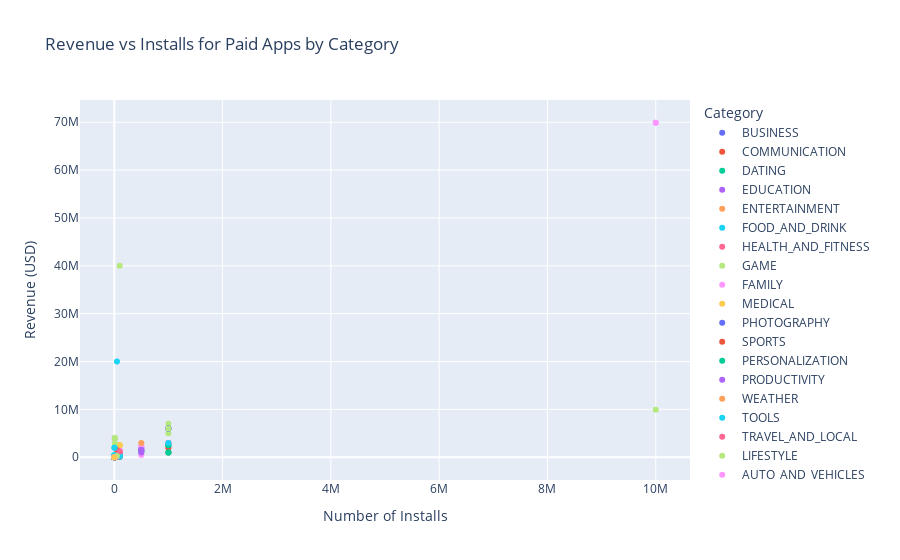

Source (notebook cell):
### Code cell
fig.show()

### Figure 1 — Plotly figure (JSON) as saved in the notebook; plotly's stock layout.template omitted (floating-point values rounded to 4 significant figures; data arrays with more than 128 entries replaced by an {"elided": "..."} marker saying what was removed)
{"data": [{"customdata": [["TurboScan: scan documents and receipts in PDF", 4.99], ["Tiny Scanner Pro: PDF Doc Scan", 4.99], ["TurboScan: scan documents and receipts in PDF", 4.99], ["Tiny Scanner Pro: PDF Doc Scan", 4.99], ["AW Toolbox", 19.9], ["Bk Bee Sales Manager", 0.99], ["SkyTest BU/GU Lite", 17.99], ["BZ Reminder PRO", 3.99], ["CM FILE MANAGER Pro", 2.99], ["Super Resume Builder Pro, CV", 4.99], ["DG Surveyor", 8.99], ["The DG Buddy", 2.49], ["DS Helpdesk Plus", 12.99], ["Lean EQ", 89.99]], "hovertemplate": "Category=BUSINESS<br>Number of Installs=%{x}<br>Revenue (USD)=%{y}<br>App=%{customdata[0]}<br>Price=%{customdata[1]}<extra></extra>", "legendgroup": "BUSINESS", "marker": {"color": "#636efa", "symbol": "circle"}, "mode": "markers", "name": "BUSINESS", "orientation": "v", "showlegend": true, "type": "scatter", "x": [100000, 100000, 100000, 100000, 100, 5, 500, 1000, 10000, 1000, 50, 10, 100, 10], "xaxis": "x", "y": [499000.0, 499000.0, 499000.0, 499000.0, 1990.0, 4.95, 8995.0, 3990.0, 29900.0, 4990.0, 449.5, 24.9, 1299.0, 899.9], "yaxis": "y"}, {"customdata": [["Puffin Browser Pro", 3.99], ["Deaf - Hearing chat device H", 3.99], ["J Alvarej Moji", 1.99], ["K-@ Mail Pro - Email App", 4.99], ["pretty Easy privacy p≡p", 0.99], ["Z PIVOT", 19.99], ["AG Contacts, Premium edition", 4.99], ["Threema", 2.99], ["FREE CHATS C.L.", 0.99], ["10 WPM Amateur ham radio CW Morse code trainer", 1.49], ["CV-RECORD Pro", 0.99], ["2 Amateur ham radio CW Morse code practice keys TX", 1.49], ["CW Beacon for Ham Radio", 1.49], ["Morse Decoder for Ham Radio", 4.99], ["CW Studio ®", 0.99], ["20WPM Amateur ham radio Koch CW Morse code trainer", 1.49], ["Morse Trainer for Ham Radio", 2.99], ["Morse Machine for Ham Radio", 0.99], ["CW Ringtone (Morse Code generator)", 2.49], ["Koch Morse Trainer Pro", 2.49], ["iCluster - The DX-Cluster database", 0.99], ["WiFi Tether Router", 2.9], ["Remote EX for NISSAN", 1.49], ["ExDialer PRO Key", 3.99], ["Smart Wi-Fi Hotspot PRO", 2.99], ["Portable Wi-Fi hotspot Premium", 0.99], ["Talkie Pro - Wi-Fi Calling, Chats, File Sharing", 2.99]], "hovertemplate": "Category=COMMUNICATION<br>Number of Installs=%{x}<br>Revenue (USD)=%{y}<br>App=%{customdata[0]}<br>Price=%{customdata[1]}<extra></extra>", "legendgroup": "COMMUNICATION", "marker": {"color": "#EF553B", "symbol": "circle"}, "mode": "markers", "name": "COMMUNICATION", "orientation": "v", "showlegend": true, "type": "scatter", "x": [100000, 500, 10, 10000, 500, 10, 500, 1000000, 10, 100, 1000, 100, 100, 5000, 100, 100, 10000, 5000, 10, 1000, 10, 100000, 5000, 100000, 10000, 10000, 1000], "xaxis": "x", "y": [399000.0, 1995.0, 19.9, 49900.0, 495.0, 199.9, 2495.0, 2990000.0, 9.9, 149.0, 990.0, 149.0, 149.0, 24950.0, 99.0, 149.0, 29900.0, 4950.0, 24.9, 2490.0, 9.9, 290000.0, 7450.0, 399000.0, 29900.0, 9900.0, 2990.0], "yaxis": "y"}, {"customdata": [["Moco+ - Chat, Meet People", 3.99], ["Calculator", 6.99], ["Truth or Dare Pro", 1.49], ["Private Dating, Hide App- Blue for PrivacyHider", 2.99], ["Ad Blocker for SayHi", 3.99], ["AMBW Dating App: Asian Men Black Women Interracial", 7.99], ["Moco+ - Chat, Meet People", 3.99]], "hovertemplate": "Category=DATING<br>Number of Installs=%{x}<br>Revenue (USD)=%{y}<br>App=%{customdata[0]}<br>Price=%{customdata[1]}<extra></extra>", "legendgroup": "DATING", "marker": {"color": "#00cc96", "symbol": "circle"}, "mode": "markers", "name": "DATING", "orientation": "v", "showlegend": true, "type": "scatter", "x": [10000, 1000, 50, 100, 100, 100, 10000], "xaxis": "x", "y": [39900.0, 6990.0, 74.5, 299.0, 399.0, 799.0, 39900.0], "yaxis": "y"}, {"customdata": [["Sago Mini Hat Maker", 3.99], ["Fuzzy Numbers: Pre-K Number Foundation", 5.99], ["Toca Life: City", 3.99], ["Toca Life: Hospital", 3.99]], "hovertemplate": "Category=EDUCATION<br>Number of Installs=%{x}<br>Revenue (USD)=%{y}<br>App=%{customdata[0]}<br>Price=%{customdata[1]}<extra></extra>", "legendgroup": "EDUCATION", "marker": {"color": "#ab63fa", "symbol": "circle"}, "mode": "markers", "name": "EDUCATION", "orientation": "v", "showlegend": true, "type": "scatter", "x": [1000, 1000, 500000, 100000], "xaxis": "x", "y": [3990.0, 5990.0, 1995000.0, 399000.0], "yaxis": "y"}, {"customdata": [["My Talking Pet", 4.99], ["Meme Generator", 2.99]], "hovertemplate": "Category=ENTERTAINMENT<br>Number of Installs=%{x}<br>Revenue (USD)=%{y}<br>App=%{customdata[0]}<br>Price=%{customdata[1]}<extra></extra>", "legendgroup": "ENTERTAINMENT", "marker": {"color": "#FFA15A", "symbol": "circle"}, "mode": "markers", "name": "ENTERTAINMENT", "orientation": "v", "showlegend": true, "type": "scatter", "x": [100000, 100000], "xaxis": "x", "y": [499000.0, 299000.0], "yaxis": "y"}, {"customdata": [["My CookBook Pro (Ad Free)", 3.49], ["Paprika Recipe Manager", 4.99]], "hovertemplate": "Category=FOOD_AND_DRINK<br>Number of Installs=%{x}<br>Revenue (USD)=%{y}<br>App=%{customdata[0]}<br>Price=%{customdata[1]}<extra></extra>", "legendgroup": "FOOD_AND_DRINK", "marker": {"color": "#19d3f3", "symbol": "circle"}, "mode": "markers", "name": "FOOD_AND_DRINK", "orientation": "v", "showlegend": true, "type": "scatter", "x": [10000, 50000], "xaxis": "x", "y": [34900.0, 249500.0], "yaxis": "y"}, {"customdata": [["Pocket Yoga", 2.99], ["Meditation Studio", 3.99], ["Relax Melodies P: Sleep Sounds", 2.99], ["Pocket Yoga", 2.99], ["Daily Ab Workout", 1.99], ["cronometer (ad free)", 2.99], ["Lullaby Add-on for Sleep as Android", 1.99], ["Be Stronger", 1.99], ["Monitor My BP", 5.99], ["All-night drugstore CI & Price", 0.99], ["Tools & Mi Band", 3.49], ["Dr. McDougall Mobile Cookbook", 4.99], ["Vital Tones EI Pro", 9.99], ["The EO Bar", 6.99], ["EO Guide", 4.99], ["Fast Tract Diet", 7.99]], "hovertemplate": "Category=HEALTH_AND_FITNESS<br>Number of Installs=%{x}<br>Revenue (USD)=%{y}<br>App=%{customdata[0]}<br>Price=%{customdata[1]}<extra></extra>", "legendgroup": "HEALTH_AND_FITNESS", "marker": {"color": "#FF6692", "symbol": "circle"}, "mode": "markers", "name": "HEALTH_AND_FITNESS", "orientation": "v", "showlegend": true, "type": "scatter", "x": [100000, 10000, 100000, 100000, 50000, 50000, 50000, 1000, 50, 10, 100000, 1000, 50, 10000, 1000, 1000], "xaxis": "x", "y": [299000.0, 39900.0, 299000.0, 299000.0, 99500.0, 149500.0, 99500.0, 1990.0, 299.5, 9.9, 349000.0, 4990.0, 499.5, 69900.0, 4990.0, 7990.0], "yaxis": "y"}, {"customdata": {"elided": "83x2 mixed values"}, "hovertemplate": "Category=GAME<br>Number of Installs=%{x}<br>Revenue (USD)=%{y}<br>App=%{customdata[0]}<br>Price=%{customdata[1]}<extra></extra>", "legendgroup": "GAME", "marker": {"color": "#B6E880", "symbol": "circle"}, "mode": "markers", "name": "GAME", "orientation": "v", "showlegend": true, "type": "scatter", "x": [100000, 100000, 100000, 100000, 100000, 100000, 100000, 100000, 100000, 100, 1000, 500, 10000000, 10000, 1, 1000, 10000, 1000, 1000, 5000, 10000, 100, 50000, 100000, 100000, 10000, 1000, 50000, 1000000, 500000, 1000, 100000, 50000, 10000, 1000, 1000000, 100000, 100000, 100000, 1, 1, 1000, 50000, 10000, 1, 500, 100, 10000, 5000, 1000, 100000, 100, 1000, 10000, 1000000, 100, 10, 50000, 10000, 1000, 100, 100000, 100, 1000000, 100000, 10000, 10000, 50, 1000000, 1000000, 1000000, 1000, 1000, 100000, 5000, 100000, 100000, 100, 100, 100000, 1000000, 1, 10000], "xaxis": "x", "y": [299000.0, 199000.0, 499000.0, 499000.0, 499000.0, 599000.0, 699000.0, 999000.0, 499000.0, 99.0, 1990.0, 495.0, 9900000.0, 179900.0, 0.99, 4990.0, 9900.0, 990.0, 2490.0, 9950.0, 49900.0, 99.0, 99500.0, 199000.0, 499000.0, 49900.0, 1610.0, 49500.0, 990000.0, 995000.0, 3990.0, 99000.0, 99500.0, 49900.0, 990.0, 2990000.0, 299000.0, 299000.0, 299000.0, 0.99, 1.49, 990.0, 249500.0, 79900.0, 0.99, 2245.0, 1400.0, 19900.0, 34950.0, 6990.0, 299000.0, 199.0, 3490.0, 49900.0, 6990000.0, 99.0, 9.9, 249500.0, 29900.0, 990.0, 449.0, 199000.0, 499.0, 4990000.0, 299000.0, 39900.0, 29900.0, 99.5, 990000.0, 990000.0, 990000.0, 990.0, 1990.0, 299000.0, 4950.0, 399000.0, 299000.0, 99.0, 199.0, 299000.0, 990000.0, 0.99, 169900.0], "yaxis": "y"}, {"customdata": {"elided": "189x2 mixed values"}, "hovertemplate": "Category=FAMILY<br>Number of Installs=%{x}<br>Revenue (USD)=%{y}<br>App=%{customdata[0]}<br>Price=%{customdata[1]}<extra></extra>", "legendgroup": "FAMILY", "marker": {"color": "#FF97FF", "symbol": "circle"}, "mode": "markers", "name": "FAMILY", "orientation": "v", "showlegend": true, "type": "scatter", "x": {"elided": "189 int values"}, "xaxis": "x", "y": {"elided": "189 float values"}, "yaxis": "y"}, {"customdata": {"elided": "108x2 mixed values"}, "hovertemplate": "Category=MEDICAL<br>Number of Installs=%{x}<br>Revenue (USD)=%{y}<br>App=%{customdata[0]}<br>Price=%{customdata[1]}<extra></extra>", "legendgroup": "MEDICAL", "marker": {"color": "#FECB52", "symbol": "circle"}, "mode": "markers", "name": "MEDICAL", "orientation": "v", "showlegend": true, "type": "scatter", "x": [100000, 10000, 10000, 10000, 10000, 10000, 5000, 5000, 100000, 50000, 1000, 10000, 50000, 1000, 1000, 10000, 1000, 1000, 1000, 100, 5000, 5000, 500, 1000, 10000, 1000, 100, 1000, 500, 5000, 1000, 500, 1000, 5000, 10000, 1000, 10000, 100, 1000, 5000, 10000, 1000, 1000, 100, 50000, 1000, 1000, 5000, 5000, 1000, 10000, 50, 1000, 10000, 1000, 1000, 500, 500, 1000, 5000, 1000, 100000, 100000, 10000, 10000, 1000, 50000, 1000, 1000, 1000, 10000, 10000, 10000, 5000, 1000, 1000, 1000, 10000, 100, 100, 5000, 10000, 100, 1000, 1, 50, 10, 1, 10000, 100, 100, 1000, 500, 10000, 1000, 1000, 1, 10, 10, 100, 1000, 50, 100, 100, 500, 100000, 100, 50], "xaxis": "x", "y": [900000.0, 9900.0, 54900.0, 99900.0, 69900.0, 100000.0, 19950.0, 29950.0, 2499000.0, 599500.0, 79990.0, 119900.0, 149500.0, 16990.0, 3990.0, 29900.0, 9990.0, 3990.0, 14990.0, 299.0, 19950.0, 14950.0, 500.0, 29990.0, 29900.0, 2990.0, 1299.0, 4990.0, 1495.0, 74950.0, 5990.0, 1745.0, 990.0, 12450.0, 249900.0, 10990.0, 19900.0, 2499.0, 4990.0, 19950.0, 29900.0, 7490.0, 1500.0, 299.0, 199500.0, 1990.0, 9990.0, 19950.0, 19950.0, 3990.0, 79900.0, 749.5, 9990.0, 39900.0, 19990.0, 29990.0, 7995.0, 495.0, 33990.0, 4950.0, 79990.0, 900000.0, 2499000.0, 99900.0, 100000.0, 16990.0, 599500.0, 29990.0, 14990.0, 74990.0, 119900.0, 69900.0, 54900.0, 74950.0, 9990.0, 33990.0, 29990.0, 249900.0, 1299.0, 3999.0, 29950.0, 29900.0, 2499.0, 19990.0, 2.99, 49.5, 59.9, 0.99, 39900.0, 599.0, 500.0, 2990.0, 2995.0, 9900.0, 990.0, 5490.0, 3.99, 29.9, 9.9, 999.0, 15460.0, 49.5, 999.0, 699.0, 1995.0, 2499000.0, 99.0, 49.5], "yaxis": "y"}, {"customdata": [["Facetune - For Free", 5.99], ["Lapse It • Time Lapse • Pro", 2.99], ["Facetune - For Free", 5.99], ["Camera FV-5", 3.95], ["Facetune - For Free", 5.99], ["F-Stop Gallery Pro", 4.99], ["F Length Sim (no Ads)", 2], ["Arto: f.infrared photo", 1.49], ["Pocket AC", 9.99], ["NewTek NDI", 19.99], ["AI Draw | Art Filter for Selfie", 2.99], ["Ai-Ball AV Recorder", 2.99], ["BeFunky Photo Editor Pro", 1.99], ["BL 1-Click Camera", 3.99], ["Camera FV-5", 3.95], ["BlackCam Pro - B&W Camera", 1.49], ["LC-DB", 3.49], ["Guide to Nikon Df", 29.99], ["Cameringo+ Filters Camera", 2.99], ["LightMeter (noAds)", 1.99], ["PhotoFrame for Synology DS", 4.99], ["EF Lens Simulator", 9.99]], "hovertemplate": "Category=PHOTOGRAPHY<br>Number of Installs=%{x}<br>Revenue (USD)=%{y}<br>App=%{customdata[0]}<br>Price=%{customdata[1]}<extra></extra>", "legendgroup": "PHOTOGRAPHY", "marker": {"color": "#636efa", "symbol": "circle"}, "mode": "markers", "name": "PHOTOGRAPHY", "orientation": "v", "showlegend": true, "type": "scatter", "x": [1000000, 100000, 1000000, 100000, 1000000, 10000, 10, 500, 1000, 1000, 1000, 5000, 50000, 100, 100000, 100000, 10, 10, 500000, 10000, 10, 100], "xaxis": "x", "y": [5990000.0, 299000.0, 5990000.0, 395000.0, 5990000.0, 49900.0, 20.0, 745.0, 9990.0, 19990.0, 2990.0, 14950.0, 99500.0, 399.0, 395000.0, 149000.0, 34.9, 299.9, 1495000.0, 19900.0, 49.9, 999.0], "yaxis": "y"}, {"customdata": [["Golfshot Plus: Golf GPS", 29.99], ["G-Force Driving Assistant", 3.88], ["O'Route Orienteering", 3.02], ["Mike V: Skateboard Party PRO", 3.99], ["True Skate", 1.99], ["Hunt Buddy BC", 2.99], ["iHunter BC", 4.49], ["iFish BC", 3.99], ["Basket Manager 2018 Pro", 2.99], ["Basket Manager 2016 Pro", 0.99], ["Basket Manager 2017 Pro", 0.99], ["BT Speed", 4.8], ["Dive-Store.ch", 1.99], ["Jetting for Honda CR dirt bike", 3.49], ["Absolute RC Heli Simulator", 4.99], ["Fodbold DK Pro", 2.99], ["Basketball Dynasty Manager 16", 1.99], ["PORTABLE SOCCER DX", 1], ["Active Soccer 2 DX", 2.99], ["LocaToWeb - Live GPS tracking", 2.49], ["FL SW Fishing Regulations", 1.99], ["FL Racing Manager 2015 Pro", 0.99], ["FL Racing Manager 2018 Pro", 1.99], ["Football Manager Mobile 2018", 8.99]], "hovertemplate": "Category=SPORTS<br>Number of Installs=%{x}<br>Revenue (USD)=%{y}<br>App=%{customdata[0]}<br>Price=%{customdata[1]}<extra></extra>", "legendgroup": "SPORTS", "marker": {"color": "#EF553B", "symbol": "circle"}, "mode": "markers", "name": "SPORTS", "orientation": "v", "showlegend": true, "type": "scatter", "x": [50000, 100, 100, 50000, 1000000, 5000, 1000, 1000, 1000, 1000, 1000, 10, 5, 100, 10000, 1000, 5000, 5000, 500, 1000, 1000, 5000, 5000, 100000], "xaxis": "x", "y": [1500000.0, 388.0, 302.0, 199500.0, 1990000.0, 14950.0, 4490.0, 3990.0, 2990.0, 990.0, 990.0, 48.0, 9.95, 349.0, 49900.0, 2990.0, 9950.0, 5000.0, 1495.0, 2490.0, 1990.0, 4950.0, 9950.0, 899000.0], "yaxis": "y"}, {"customdata": {"elided": "82x2 mixed values"}, "hovertemplate": "Category=PERSONALIZATION<br>Number of Installs=%{x}<br>Revenue (USD)=%{y}<br>App=%{customdata[0]}<br>Price=%{customdata[1]}<extra></extra>", "legendgroup": "PERSONALIZATION", "marker": {"color": "#00cc96", "symbol": "circle"}, "mode": "markers", "name": "PERSONALIZATION", "orientation": "v", "showlegend": true, "type": "scatter", "x": [1000000, 1000000, 10000, 10000, 100000, 100, 5000, 1000, 10000, 10000, 100000, 10, 1000, 5000, 500, 500, 100000, 1000, 10000, 5000, 100, 5, 100, 1000, 100, 10, 500, 1, 100, 10, 100, 100, 1, 100, 5000, 100, 1000, 1000, 10000, 10000, 50, 10000, 1000, 100, 50, 10, 50, 10, 10, 500, 5, 10000, 100000, 1, 10, 50, 500, 1000, 1000000, 1000000, 1000, 1000, 1000, 1000, 1000, 10, 100000, 10000, 100, 100, 1, 10000, 50000, 100, 50, 1000, 10000, 500000, 50000, 500, 50, 100], "xaxis": "x", "y": [2490000.0, 990000.0, 9900.0, 99900.0, 449000.0, 149.0, 9950.0, 1700.0, 29900.0, 9900.0, 99000.0, 24.9, 1700.0, 4950.0, 745.0, 745.0, 299000.0, 2490.0, 9900.0, 34950.0, 199.0, 7.45, 99.0, 1490.0, 99.0, 14.9, 745.0, 1.49, 149.0, 9.9, 149.0, 149.0, 1.49, 99.0, 7450.0, 99.0, 4990.0, 1990.0, 19900.0, 9900.0, 149.5, 9900.0, 1490.0, 99.0, 49.5, 9.9, 49.5, 9.9, 9.9, 745.0, 4.95, 9900.0, 199000.0, 0.99, 9.9, 242.5, 1000.0, 990.0, 2490000.0, 990000.0, 990.0, 4990.0, 990.0, 990.0, 990.0, 9.9, 499000.0, 19900.0, 99.0, 249.0, 0.99, 19900.0, 124500.0, 149.0, 49.5, 3990.0, 9900.0, 1245000.0, 49500.0, 495.0, 49.5, 99.0], "yaxis": "y"}, {"customdata": [["aCalendar+ Calendar & Tasks", 5.99], ["Ramfer - CNC Lathe G-code Tool", 2.99], ["m>notes notepad", 2.99], ["Ad Removal: thereisonlywe", 6.49], ["Ad Remove Plugin for App2SD", 1.29], ["F05WatchFace for Android Wear", 0.99], ["PROFESSOR SEE-BA LINGUAGENS E SUAS TECNOLOGIAS", 2.99], ["Business Calendar Pro", 4.99], ["BI Barcode Scanner", 0.99], ["QR Code Pro", 4.49], ["California Cop Assist CA Cop", 4.99], ["CI Attendance", 0.99], ["CamScanner (License)", 1.99], ["Pocket RxTx Pro", 3.99], ["ACCDB MDB DB Manager Pro - Editor for MS Access", 8.99], ["Técnico Legislativo Câmara Legislativa DF", 2.99], ["Cargo de Praça PM DF", 2.99], ["Diseño de columnas NTC - RSEE 2017", 0.99], ["DL Image Manager", 0.99], ["MC.Fitting", 8.49], ["myGrow", 4.29], ["Ability DS UNO", 2.6], ["Inventory & Barcode scanner & WIFI scanner", 1.49], ["ES File Explorer/Manager PRO", 2.99], ["EX File Explorer File Manage Pro", 1.99], ["Organizer", 2.99], ["Police Field Interview FI Card", 7.99]], "hovertemplate": "Category=PRODUCTIVITY<br>Number of Installs=%{x}<br>Revenue (USD)=%{y}<br>App=%{customdata[0]}<br>Price=%{customdata[1]}<extra></extra>", "legendgroup": "PRODUCTIVITY", "marker": {"color": "#ab63fa", "symbol": "circle"}, "mode": "markers", "name": "PRODUCTIVITY", "orientation": "v", "showlegend": true, "type": "scatter", "x": [100000, 100, 1000, 100, 1000, 1000, 10, 100000, 10, 100000, 100, 5, 500000, 5000, 500, 10, 10, 100, 10, 1000, 1000, 50, 50000, 500000, 50, 50000, 1000], "xaxis": "x", "y": [599000.0, 299.0, 2990.0, 649.0, 1290.0, 990.0, 29.9, 499000.0, 9.9, 449000.0, 499.0, 4.95, 995000.0, 19950.0, 4495.0, 29.9, 29.9, 99.0, 9.9, 8490.0, 4290.0, 130.0, 74500.0, 1495000.0, 99.5, 149500.0, 7990.0], "yaxis": "y"}, {"customdata": [["Weather Live Pro", 4.49], ["Weather Live", 5.99], ["W Pro - Weather Forecast & Animated Weather Maps", 1.99], ["MyRadar NOAA Weather Radar Ad Free", 2.99], ["Weather & Radar Pro - Ad-Free", 2.99], ["Weather Data CH", 2.99], ["Weather Forecast Pro", 3.99], ["Florida Tides & Weather", 6.99]], "hovertemplate": "Category=WEATHER<br>Number of Installs=%{x}<br>Revenue (USD)=%{y}<br>App=%{customdata[0]}<br>Price=%{customdata[1]}<extra></extra>", "legendgroup": "WEATHER", "marker": {"color": "#FFA15A", "symbol": "circle"}, "mode": "markers", "name": "WEATHER", "orientation": "v", "showlegend": true, "type": "scatter", "x": [100000, 500000, 500, 10000, 100000, 500, 100000, 1000], "xaxis": "x", "y": [449000.0, 2995000.0, 995.0, 29900.0, 299000.0, 1495.0, 399000.0, 6990.0], "yaxis": "y"}, {"customdata": {"elided": "78x2 mixed values"}, "hovertemplate": "Category=TOOLS<br>Number of Installs=%{x}<br>Revenue (USD)=%{y}<br>App=%{customdata[0]}<br>Price=%{customdata[1]}<extra></extra>", "legendgroup": "TOOLS", "marker": {"color": "#19d3f3", "symbol": "circle"}, "mode": "markers", "name": "TOOLS", "orientation": "v", "showlegend": true, "type": "scatter", "x": [100, 5000, 1000, 5000, 10, 100, 10000, 50, 10000, 5000, 1000, 10000, 10000, 10000, 10000, 10000, 10, 100, 100, 10, 1000, 1000, 100, 5000, 100000, 10000, 50, 100, 500, 500, 10, 10, 1000, 10000, 5, 10000, 1000, 100, 500, 500, 1000, 100000, 10000, 50000, 10, 10, 500, 100, 1000, 50, 10, 1, 100, 1000, 50000, 5, 10000, 10000, 1000, 100, 1000, 500, 10000, 10000, 100000, 1000000, 5000, 1000, 5000, 5000, 5000, 5000, 100, 10000, 1000, 5000, 100, 100000], "xaxis": "x", "y": [199.0, 24950.0, 1490.0, 74950.0, 259.9, 599.0, 9900.0, 88.0, 29900.0, 4950.0, 3990.0, 19900.0, 25000.0, 19900.0, 29900.0, 29900.0, 9.9, 499.0, 299.0, 29.9, 2490.0, 1990.0, 199.0, 4950.0, 249000.0, 19900.0, 99.5, 399.0, 1995.0, 1995.0, 9.9, 9.9, 990.0, 25900.0, 44.95, 29900.0, 990.0, 99.0, 495.0, 495.0, 1490.0, 399000.0, 39000.0, 149500.0, 9.9, 14.9, 495.0, 199.0, 5990.0, 149.5, 9.9, 1.49, 399.0, 4990.0, 149500.0, 4.95, 32800.0, 49900.0, 990.0, 599.0, 14990.0, 995.0, 29500.0, 19700.0, 449000.0, 2990000.0, 24950.0, 4990.0, 24950.0, 24950.0, 24950.0, 24950.0, 149.0, 19900.0, 2990.0, 5000.0, 149.0, 349000.0], "yaxis": "y"}, {"customdata": [["Maps & GPS Navigation OsmAnd+", 8.99], ["Greater London A-Z 2016", 8.49], ["Es-Bg Offline Voice Translator", 1.49], ["Ultimate Public Campgrounds (Over 37,100 in US&CA)", 3.99], ["Navigator PRO - GPS Navigation with Offline Maps", 2.49], ["D.C. Driving/Walking Tours", 4.99], ["DC Metro Transit", 2.99], ["Monastery of El Escorial", 1.99], ["YouCamp EU", 2.56], ["Campervan.Guide Pro", 5.99], ["XE Currency Pro", 1.99]], "hovertemplate": "Category=TRAVEL_AND_LOCAL<br>Number of Installs=%{x}<br>Revenue (USD)=%{y}<br>App=%{customdata[0]}<br>Price=%{customdata[1]}<extra></extra>", "legendgroup": "TRAVEL_AND_LOCAL", "marker": {"color": "#FF6692", "symbol": "circle"}, "mode": "markers", "name": "TRAVEL_AND_LOCAL", "orientation": "v", "showlegend": true, "type": "scatter", "x": [100000, 1000, 10, 5000, 50000, 50, 5000, 1000, 1000, 10000, 10000], "xaxis": "x", "y": [899000.0, 8490.0, 14.9, 19950.0, 124500.0, 249.5, 14950.0, 1990.0, 2560.0, 59900.0, 19900.0], "yaxis": "y"}, {"customdata": [["A41 WatchFace for Android Wear Smart Watch", 0.99], ["H*nest Meditation", 1.99], ["💎 I'm rich", 400.0], ["I'm Rich - Trump Edition", 400], ["Kicker U", 3.99], ["Alarmy (Sleep If U Can) - Pro", 2.49], ["I am rich", 400.0], ["I am rich VIP", 300.0], ["I am extremely Rich", 380.0], ["I am Rich Person", 37.99], ["I am Millionaire - Richest guy in the town", 2.49], ["Sleep as Android Unlock", 5.99], ["Lunar Calendar", 4.99], ["Board Game Stats: Play tracking for tabletop games", 2.99], ["CA Speakers", 0.99], ["My Movies Pro - Movie & TV Collection Library", 7.99], ["AC DC Power Monitor", 3.04], ["The Secret Daily Teachings", 4.99]], "hovertemplate": "Category=LIFESTYLE<br>Number of Installs=%{x}<br>Revenue (USD)=%{y}<br>App=%{customdata[0]}<br>Price=%{customdata[1]}<extra></extra>", "legendgroup": "LIFESTYLE", "marker": {"color": "#B6E880", "symbol": "circle"}, "mode": "markers", "name": "LIFESTYLE", "orientation": "v", "showlegend": true, "type": "scatter", "x": [5000, 5000, 10000, 10000, 5000, 10000, 100000, 10000, 1000, 1000, 5000, 1000000, 1000, 5000, 100, 10000, 10, 1000], "xaxis": "x", "y": [4950.0, 9950.0, 4000000.0, 4000000.0, 19950.0, 24900.0, 40000000.0, 3000000.0, 380000.0, 37990.0, 12450.0, 5990000.0, 4990.0, 14950.0, 99.0, 79900.0, 30.4, 4990.0], "yaxis": "y"}, {"customdata": [["Ulysse Speedometer Pro", 1.99], ["FORD V SERIES CALC - NO LIMIT", 9.99], ["Билеты ПДД CD 2019 PRO", 1.49]], "hovertemplate": "Category=AUTO_AND_VEHICLES<br>Number of Installs=%{x}<br>Revenue (USD)=%{y}<br>App=%{customdata[0]}<br>Price=%{customdata[1]}<extra></extra>", "legendgroup": "AUTO_AND_VEHICLES", "marker": {"color": "#FF97FF", "symbol": "circle"}, "mode": "markers", "name": "AUTO_AND_VEHICLES", "orientation": "v", "showlegend": true, "type": "scatter", "x": [50000, 50, 100], "xaxis": "x", "y": [99500.0, 499.5, 149.0], "yaxis": "y"}, {"customdata": [["Q Alerts: QAnon Drop Notifications, Research +++", 0.99], ["Égalité et Réconciliation", 2.99]], "hovertemplate": "Category=NEWS_AND_MAGAZINES<br>Number of Installs=%{x}<br>Revenue (USD)=%{y}<br>App=%{customdata[0]}<br>Price=%{customdata[1]}<extra></extra>", "legendgroup": "NEWS_AND_MAGAZINES", "marker": {"color": "#FECB52", "symbol": "circle"}, "mode": "markers", "name": "NEWS_AND_MAGAZINES", "orientation": "v", "showlegend": true, "type": "scatter", "x": [5000, 500], "xaxis": "x", "y": [4950.0, 1495.0], "yaxis": "y"}, {"customdata": [["Shopping List S PRO", 2.49], ["Penny Finder", 2.99]], "hovertemplate": "Category=SHOPPING<br>Number of Installs=%{x}<br>Revenue (USD)=%{y}<br>App=%{customdata[0]}<br>Price=%{customdata[1]}<extra></extra>", "legendgroup": "SHOPPING", "marker": {"color": "#636efa", "symbol": "circle"}, "mode": "markers", "name": "SHOPPING", "orientation": "v", "showlegend": true, "type": "scatter", "x": [100, 10000], "xaxis": "x", "y": [249.0, 29900.0], "yaxis": "y"}, {"customdata": [["Don't Panic with Andrew J.", 2.99], ["Hey AJ! It's Saturday!", 3.99], ["Al'Quran Bahasa Indonesia PRO", 4.49], ["BC MVA Fines", 1.75], ["17th Edition Cable Sizer", 3.08], ["ch-mm Dict", 1.96], ["CZ-70 (CZ-50) pistol explained", 5.99], ["CZ-52 pistol explained", 5.99], ["CZ-27 pistol explained", 5.99], ["CZ-45 pistol explained", 5.49], ["Pistolet CZ-70 CZ-50 expliqué", 5.99], ["CZ-38 (vz 38) pistol explained", 5.99], ["Reksio cz. 1", 0.99], ["10,000 Quotes DB (Premium)", 0.99], ["Dungeons and Dragons DM Tools", 1.99], ["Cossack Dictionary (DN)", 2.99], ["Officiel du SCRABBLE LAROUSSE", 4.6], ["Schlaumeier", 0.99], ["O Céu e o Inferno", 0.99], ["EU RCD Guide", 3.61], ["FN pistol Model 1906 explained", 5.49], ["FN pistol model 1903 explained", 6.49], ["The FN \"Baby\" pistol explained", 5.99], ["FN FAL rifle explained", 6.49], ["The FN HP pistol explained", 6.49], ["FN model 1900 pistol explained", 6.49], ["Pistolet FN GP35 expliqué", 5.99], ["Pistolet FN 1906 expliqué", 5.49]], "hovertemplate": "Category=BOOKS_AND_REFERENCE<br>Number of Installs=%{x}<br>Revenue (USD)=%{y}<br>App=%{customdata[0]}<br>Price=%{customdata[1]}<extra></extra>", "legendgroup": "BOOKS_AND_REFERENCE", "marker": {"color": "#EF553B", "symbol": "circle"}, "mode": "markers", "name": "BOOKS_AND_REFERENCE", "orientation": "v", "showlegend": true, "type": "scatter", "x": [5000, 100, 10000, 50, 1000, 10, 10, 10, 10, 10, 1, 5, 10, 500, 1000, 10, 5000, 5, 500, 10, 10, 10, 10, 10, 10, 10, 5, 10], "xaxis": "x", "y": [14950.0, 399.0, 44900.0, 87.5, 3080.0, 19.6, 59.9, 59.9, 59.9, 54.9, 5.99, 29.95, 9.9, 495.0, 1990.0, 29.9, 23000.0, 4.95, 495.0, 36.1, 54.9, 64.9, 59.9, 64.9, 64.9, 64.9, 29.95, 54.9], "yaxis": "y"}, {"customdata": [["W-History Standalone", 0.99], ["WhatsFake Pro (Ad free)", 0.99]], "hovertemplate": "Category=SOCIAL<br>Number of Installs=%{x}<br>Revenue (USD)=%{y}<br>App=%{customdata[0]}<br>Price=%{customdata[1]}<extra></extra>", "legendgroup": "SOCIAL", "marker": {"color": "#00cc96", "symbol": "circle"}, "mode": "markers", "name": "SOCIAL", "orientation": "v", "showlegend": true, "type": "scatter", "x": [1000, 5000], "xaxis": "x", "y": [990.0, 4950.0], "yaxis": "y"}, {"customdata": [["X Launcher Pro: PhoneX Theme, OS11 Control Center", 1.99], ["X Launcher Pro - IOS Style Theme & Control Center", 1.99], ["X Launcher Prime: With OS Style Theme & No Ads", 1.99]], "hovertemplate": "Category=ART_AND_DESIGN<br>Number of Installs=%{x}<br>Revenue (USD)=%{y}<br>App=%{customdata[0]}<br>Price=%{customdata[1]}<extra></extra>", "legendgroup": "ART_AND_DESIGN", "marker": {"color": "#ab63fa", "symbol": "circle"}, "mode": "markers", "name": "ART_AND_DESIGN", "orientation": "v", "showlegend": true, "type": "scatter", "x": [5000, 10000, 1000], "xaxis": "x", "y": [9950.0, 19900.0, 1990.0], "yaxis": "y"}, {"customdata": [["Flud (Ad free)", 1.49], ["tTorrent - ad free", 1.99], ["BSPlayer", 5.99], ["Online TV CZ/SK PRO", 0.99]], "hovertemplate": "Category=VIDEO_PLAYERS<br>Number of Installs=%{x}<br>Revenue (USD)=%{y}<br>App=%{customdata[0]}<br>Price=%{customdata[1]}<extra></extra>", "legendgroup": "VIDEO_PLAYERS", "marker": {"color": "#FFA15A", "symbol": "circle"}, "mode": "markers", "name": "VIDEO_PLAYERS", "orientation": "v", "showlegend": true, "type": "scatter", "x": [10000, 10000, 50000, 1000], "xaxis": "x", "y": [14900.0, 19900.0, 299500.0, 990.0], "yaxis": "y"}, {"customdata": [["I Am Rich Premium", 400.0], ["I am Rich!", 400.0], ["I am rich(premium)", 400.0], ["I am Rich Premium Plus", 18.99], ["I am rich (Most expensive app)", 400.0], ["I am Rich", 400.0], ["I AM RICH PRO PLUS", 400.0], ["Ba Financial Calculator plus", 3.99], ["Financial Calculator BA Chien.", 3.99], ["BA Pro Financial Calculator", 1.99], ["My Budget Book", 2.99], ["Bitcoin BX Thailand PRO", 4.99], ["amm dz", 5.99], ["Dz kayas", 28.99], ["Ray Financial Calculator Pro", 2.99]], "hovertemplate": "Category=FINANCE<br>Number of Installs=%{x}<br>Revenue (USD)=%{y}<br>App=%{customdata[0]}<br>Price=%{customdata[1]}<extra></extra>", "legendgroup": "FINANCE", "marker": {"color": "#19d3f3", "symbol": "circle"}, "mode": "markers", "name": "FINANCE", "orientation": "v", "showlegend": true, "type": "scatter", "x": [50000, 1000, 5000, 10000, 1000, 5000, 1000, 1000, 500, 1000, 100000, 100, 1, 1, 10000], "xaxis": "x", "y": [20000000.0, 400000.0, 2000000.0, 189900.0, 400000.0, 2000000.0, 400000.0, 3990.0, 1995.0, 1990.0, 299000.0, 499.0, 5.99, 28.99, 29900.0], "yaxis": "y"}, {"customdata": [["BringGo AU & NZ", 0.99], ["BackCountry Navigator TOPO GPS PRO", 11.99], ["CE Map - Interactive Conan Exiles Map", 0.99], ["Paris ci la Sortie du Métro", 2.99], ["Jeppesen CR Flight Computer", 9.99]], "hovertemplate": "Category=MAPS_AND_NAVIGATION<br>Number of Installs=%{x}<br>Revenue (USD)=%{y}<br>App=%{customdata[0]}<br>Price=%{customdata[1]}<extra></extra>", "legendgroup": "MAPS_AND_NAVIGATION", "marker": {"color": "#FF6692", "symbol": "circle"}, "mode": "markers", "name": "MAPS_AND_NAVIGATION", "orientation": "v", "showlegend": true, "type": "scatter", "x": [10000, 100000, 1000, 10000, 100], "xaxis": "x", "y": [9900.0, 1199000.0, 990.0, 29900.0, 999.0], "yaxis": "y"}, {"customdata": [["Baby Connect (activity log)", 4.99], ["SharedCare™ Co-parenting", 4.59]], "hovertemplate": "Category=PARENTING<br>Number of Installs=%{x}<br>Revenue (USD)=%{y}<br>App=%{customdata[0]}<br>Price=%{customdata[1]}<extra></extra>", "legendgroup": "PARENTING", "marker": {"color": "#B6E880", "symbol": "circle"}, "mode": "markers", "name": "PARENTING", "orientation": "v", "showlegend": true, "type": "scatter", "x": [50000, 100], "xaxis": "x", "y": [249500.0, 459.0], "yaxis": "y"}, {"customdata": [["Socle Commun BO du 23-04-2015", 0.99]], "hovertemplate": "Category=LIBRARIES_AND_DEMO<br>Number of Installs=%{x}<br>Revenue (USD)=%{y}<br>App=%{customdata[0]}<br>Price=%{customdata[1]}<extra></extra>", "legendgroup": "LIBRARIES_AND_DEMO", "marker": {"color": "#FF97FF", "symbol": "circle"}, "mode": "markers", "name": "LIBRARIES_AND_DEMO", "orientation": "v", "showlegend": true, "type": "scatter", "x": [100], "xaxis": "x", "y": [99.0], "yaxis": "y"}, {"customdata": [["BP Fitness Lead Scanner", 110.0]], "hovertemplate": "Category=EVENTS<br>Number of Installs=%{x}<br>Revenue (USD)=%{y}<br>App=%{customdata[0]}<br>Price=%{customdata[1]}<extra></extra>", "legendgroup": "EVENTS", "marker": {"color": "#FECB52", "symbol": "circle"}, "mode": "markers", "name": "EVENTS", "orientation": "v", "showlegend": true, "type": "scatter", "x": [1], "xaxis": "x", "y": [110.0], "yaxis": "y"}], "layout": {"legend": {"title": {"text": "Category"}, "tracegroupgap": 0}, "title": {"text": "Revenue vs Installs for Paid Apps by Category"}, "xaxis": {"anchor": "y", "domain": [0, 1], "title": {"text": "Number of Installs"}}, "yaxis": {"anchor": "x", "domain": [0, 1], "title": {"text": "Revenue (USD)"}}}}
